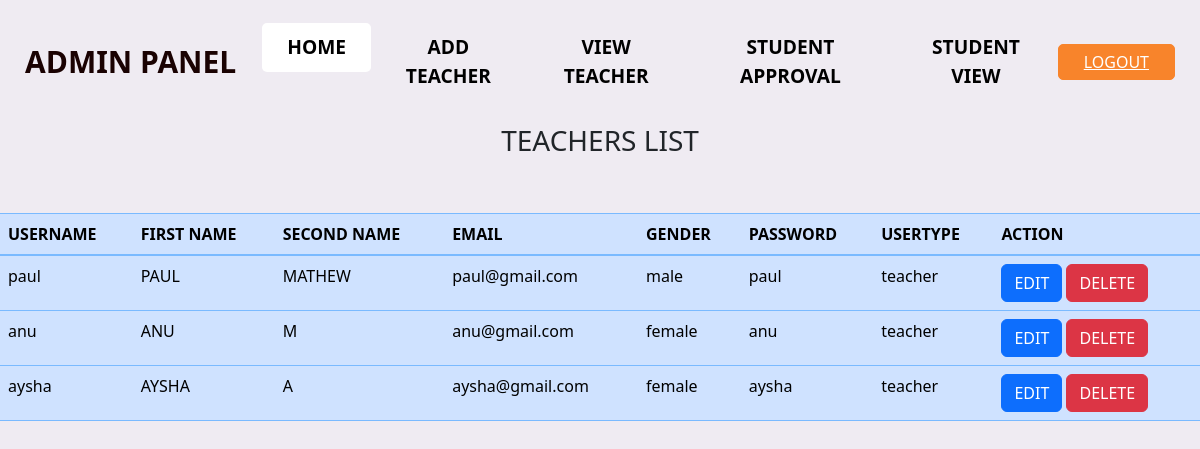
/view, run on the app's committed database.
### myapp/models.py (models this page shows)
class Registration(models.Model):
    user=models.ForeignKey(User,on_delete=models.CASCADE)
    firstname=models.CharField(max_length=30)
    secondname=models.CharField(max_length=30)
    email=models.EmailField()
    gender=models.CharField(max_length=30)
    password=models.CharField(max_length=30)
    cnpassword=models.CharField(max_length=30)

class User(AbstractUser):
    usertype=models.CharField(max_length=20)
    class Meta:
        db_table='usertable'

### myapp/views.py (the view)
# urls.py: path('view',views.view,name='view'),
def view(request):
    x=Registration.objects.all()
    return render(request,'regviewtable.html',{'data':x})

### templates/regviewtable.html (shortened to what this page needs)
{% extends 'base.html' %}
{% block content %}
<!doctype html>
<html lang="en">
    <head>
        <link
            href="https://cdn.jsdelivr.net/npm/bootstrap@5.3.2/dist/css/bootstrap.min.css"
            rel="stylesheet"
        />
    </head>
    <body>
       <div class="table-responsive">
        <h3 style="text-align: center;">TEACHERS LIST</h3><br><br>
        <table class="table table-primary">
            <thead>
                <tr>
                    <th scope="col">USERNAME</th>
                    <th scope="col">FIRST NAME</th>
                    <th scope="col">SECOND NAME</th>
                    <th scope="col">EMAIL</th>
                    <th scope="col">GENDER</th>
                    <th scope="col">PASSWORD</th>
                    <th>USERTYPE</th>
                    <th>ACTION</th>
                </tr>
            </thead>
            <tbody>
                {% for i in data %}
                <tr>
                    <td scope="row">{{ i.user }}</td>
                    <td>{{ i.firstname }}</td>
                    <td>{{ i.secondname }}</td>
                    <td>{{ i.email }}</td>
                    <td>{{ i.gender }}</td>
                    <td>{{ i.cnpassword }}</td>
                    <td>{{i.user.usertype}}</td>
                    <td>
                        <a href="/regedit/{{i.id}}" class='btn btn-primary'>EDIT</a>
                        <a href="/regdelete/{{i.id}}" class='btn btn-danger'>DELETE</a>
                    </td>
                </tr>
                {% endfor %}
            </tbody>
        </table>
       </div>
    </body>
</html>
{% endblock content %}

### templates/base.html (shortened to what this page needs)
{% load static %}
<!DOCTYPE html>
<html lang="en">
<head>
  <link rel="stylesheet" type="text/css" href="{% static 'css/bootstrap.css' %}" />
  <link href="{% static 'css/font-awesome.min.css' %}" rel="stylesheet" />
  <link href="{% static 'css/admin.css' %}" rel="stylesheet" />
  <link href="{% static 'css/responsive.css' %}" rel="stylesheet" />
</head>
<body>
    {% include "nav.html" %}
    {% block content %}
    {% endblock content %}
</body>
</html>

### templates/nav.html (shortened to what this page needs)
<header class="header_section">
    <div class="container-fluid">
      <nav class="navbar navbar-expand-lg custom_nav-container ">
        <a class="navbar-brand" href="index.html">
          <span>
            ADMIN PANEL
          </span>
        </a>
        <div class="collapse navbar-collapse" id="navbarSupportedContent">
          <ul class="navbar-nav  ">
            <li class="nav-item active">
              <a class="nav-link" href="manager">Home </a>
            </li>
            <li class="nav-item">
              <a class="nav-link" href="registers">Add Teacher</a>
            </li>
            <li class="nav-item">
              <a class="nav-link" href="view">View Teacher</a>
            </li>
            <li class="nav-item">
              <a class="nav-link" href="studentapproval">Student Approval</a>
            </li>
            <li class="nav-item">
              <a class="nav-link" href="studentview">Student View</a>
            </li>
          </ul>
          <div class="quote_btn-container">
            <a href="logouts" class="quote_btn">
              LOGOUT
            </a>
          </div>
        </div>
      </nav>
    </div>
  </header>

### static/css/admin.css (style rules this page uses)
body { font-family: "Poppins", sans-serif; color: #0c0c0c; background-color: #eeefe8; overflow-x: hidden; }
a, a:hover, a:focus { text-decoration: none; }
.btn, .btn:focus { outline: none !important; -webkit-box-shadow: none; box-shadow: none; }
.header_section { padding: 15px 0; }
.header_section .container-fluid { padding-right: 25px; padding-left: 25px; }
.navbar-brand span { font-weight: bold; color: #1a0202; font-size: 30px; margin-right: 10PX; }
.custom_nav-container { padding: 0; }
.custom_nav-container .navbar-nav { margin: auto; }
.custom_nav-container .navbar-nav .nav-item .nav-link { padding: 10px 25px; color: #ffffff; text-align: center; text-transform: uppercase; border-radius: 5px; -webkit-transition: all 0.3s; transition: all 0.3s; font-weight: bolder; color: #000000; font-size: larger; }
.custom_nav-container .navbar-nav .nav-item:hover .nav-link, .custom_nav-container .navbar-nav .nav-item.active .nav-link { color: #000000; background-color: #ffffff; }
.quote_btn-container { display: -webkit-box; display: -ms-flexbox; display: flex; -webkit-box-align: center; -ms-flex-align: center; align-items: center; }
.quote_btn-container a { color: #000000; text-transform: uppercase; }
.quote_btn-container .quote_btn { display: inline-block; padding: 5px 25px; background-color: #f8842b; color: #ffffff; border-radius: 5px; -webkit-transition: all 0.3s; transition: all 0.3s; border: 1px solid #f8842b; }

### templates/regviewtable.html (style rules this page uses)
body { background-color: rgba(234, 229, 238, 0.741); }

### data on the page
Registration: user "paul", firstname "PAUL", secondname "MATHEW", email "paul@gmail.com", gender "male", cnpassword "paul", user.usertype "teacher"
Registration: user "anu", firstname "ANU", secondname "M", email "anu@gmail.com", gender "female", cnpassword "anu", user.usertype "teacher"
Registration: user "aysha", firstname "AYSHA", secondname "A", email "aysha@gmail.com", gender "female", cnpassword "aysha", user.usertype "teacher"
